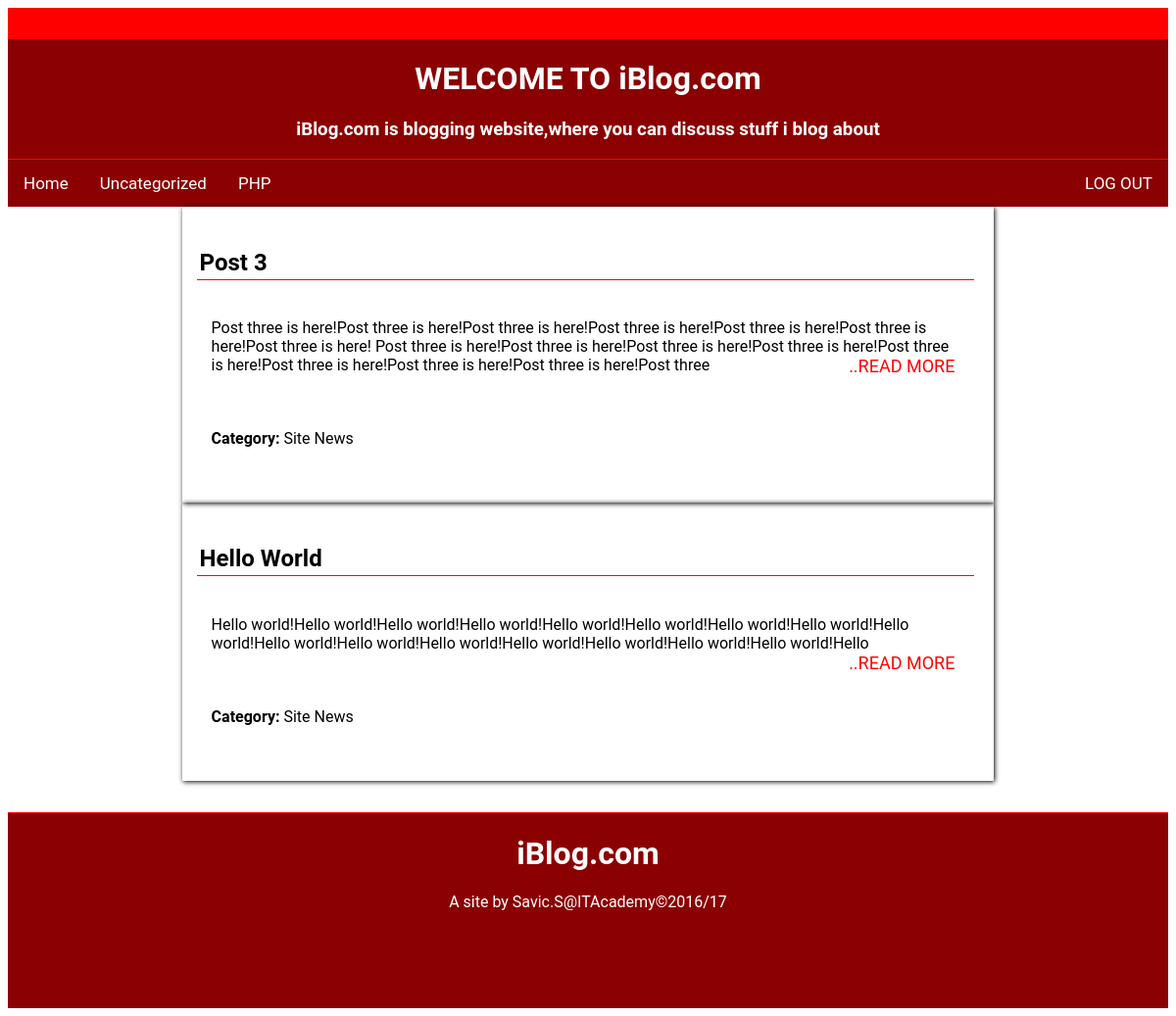
/site_news.php (signed in), run on the app's committed database.
### tables this page shows
CREATE TABLE `posts` (
  `post_id` int(11) NOT NULL AUTO_INCREMENT,
  `user_name` varchar(50) NOT NULL,
  `title` varchar(225) DEFAULT NULL,
  `body` text,
  `category_id` int(11) NOT NULL,
  `posted` datetime DEFAULT NULL,
  PRIMARY KEY (`post_id`),
  KEY `category_id_fk_idx` (`category_id`),
  CONSTRAINT `category_id_fk` FOREIGN KEY (`category_id`) REFERENCES `categories` (`category_id`) ON DELETE NO ACTION ON UPDATE NO ACTION
);

CREATE TABLE `categories` (
  `category_id` int(11) NOT NULL AUTO_INCREMENT,
  `category_name` varchar(45) DEFAULT NULL,
  PRIMARY KEY (`category_id`),
  UNIQUE KEY `category_name_UNIQUE` (`category_name`)
);

### site_news.php (the view, shortened to what this page needs)
<?php
require "connect.php";
$query = $con->prepare("SELECT post_id,title,LEFT (body,300)AS body,category_name FROM posts INNER JOIN categories ON categories.category_id = posts.category_id where posts.category_id = 2 order by post_id DESC ");
$query->execute();
$query->bind_result($post_id,$title,$body,$category);
?>
<!DOCTYPE html>
<html lang="en">
<head>
        <link rel="stylesheet" type="text/css" href="css/style.css" />
</head>
<body>
<?php
include("header.php");
?>
<div id="catNiew" class="catnav" >
    <a href="index.php">Home</a>
    <a href="Uncategorized.php" >Uncategorized</a>
    <a href="_php.php">PHP</a>
    <a href="logout.php" style="float: right;" >LOG OUT</a>
</div>
<div >
  <?php
  while ($query->fetch()):
    $lastspace = strrpos($body, ' ');
    ?>
    <article id="container">
      <h2><?php echo $title; ?></h2>
      <p><?php echo substr($body,0,$lastspace)."<a href='post.php?id=$post_id'>..READ MORE</a>";?></p>
      <p><b>Category: </b><?php echo $category;?></p>
    </article>
  <?php endwhile ?>
</div>
</body>
<?php
include("footer.php");
?>
</html>

### css/style.css (style rules this page uses)
* { box-sizing: border-box; font-family: "Roboto","Droid Sans",sans-serif; }
a { font-size:large; background-color:transparent; color:red; text-decoration:none; }
#container { width:70%; height:auto; margin:auto; padding:20px 20px 20px 15px; box-shadow:1px 1px 5px 0px; }
#container h2 { padding: 3px; border-bottom: 1px solid red; }
#container p { padding:20px 20px 20px 15px; }
#container a { float:right; background-color:transparent; color:red; }
.catnav { background-color: darkred; overflow: hidden; }
.catnav a { float: left; display: block; color: white; text-align: center; padding: 14px 16px; text-decoration: none; font-size: 17px; }
body { min-height: 50%; }

### data on the page
posts: title "Post 3", lastspace "Post three is here!Post three is here!Post three is here!Post three is here!Post three is here!Post three is here!Post three is here! Post three is here!Post three is here!Post three is here!Post three is here!Post three is here!Post three is here!Post three is here!Post three is here!Post three", category.category_name "Site News"
posts: title "Hello World", lastspace "Hello world!Hello world!Hello world!Hello world!Hello world!Hello world!Hello world!Hello world!Hello world!Hello world!Hello world!Hello world!Hello world!Hello world!Hello world!Hello world!Hello", category.category_name "Site News"
